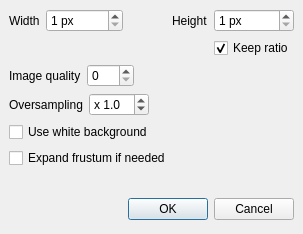
<?xml version="1.0" encoding="UTF-8"?>
<ui version="4.0">
 <class>ImageInterface</class>
 <widget class="QDialog" name="ImageInterface">
  <property name="geometry">
   <rect>
    <x>0</x>
    <y>0</y>
    <width>303</width>
    <height>234</height>
   </rect>
  </property>
  <property name="windowTitle">
   <string>Image settings</string>
  </property>
  <layout class="QVBoxLayout">
   <property name="spacing">
    <number>6</number>
   </property>
   <property name="leftMargin">
    <number>9</number>
   </property>
   <property name="topMargin">
    <number>9</number>
   </property>
   <property name="rightMargin">
    <number>9</number>
   </property>
   <property name="bottomMargin">
    <number>9</number>
   </property>
   <item>
    <layout class="QGridLayout" name="gridLayout">
     <property name="leftMargin">
      <number>0</number>
     </property>
     <property name="topMargin">
      <number>0</number>
     </property>
     <property name="rightMargin">
      <number>0</number>
     </property>
     <property name="bottomMargin">
      <number>0</number>
     </property>
     <item row="0" column="4">
      <widget class="QSpinBox" name="imgHeight">
       <property name="toolTip">
        <string>Height of the image (in pixels)</string>
       </property>
       <property name="suffix">
        <string> px</string>
       </property>
       <property name="minimum">
        <number>1</number>
       </property>
       <property name="maximum">
        <number>32000</number>
       </property>
      </widget>
     </item>
     <item row="0" column="1">
      <widget class="QSpinBox" name="imgWidth">
       <property name="toolTip">
        <string>Width of the image (in pixels)</string>
       </property>
       <property name="suffix">
        <string> px</string>
       </property>
       <property name="minimum">
        <number>1</number>
       </property>
       <property name="maximum">
        <number>32000</number>
       </property>
      </widget>
     </item>
     <item row="0" column="0">
      <widget class="QLabel" name="label_2">
       <property name="text">
        <string>Width</string>
       </property>
      </widget>
     </item>
     <item row="0" column="2">
      <spacer>
       <property name="orientation">
        <enum>Qt::Horizontal</enum>
       </property>
       <property name="sizeHint" stdset="0">
        <size>
         <width>20</width>
         <height>22</height>
        </size>
       </property>
      </spacer>
     </item>
     <item row="0" column="3">
      <widget class="QLabel" name="label_3">
       <property name="text">
        <string>Height</string>
       </property>
      </widget>
     </item>
     <item row="1" column="4">
      <widget class="QCheckBox" name="ratioCheckBox">
       <property name="text">
        <string>Keep ratio</string>
       </property>
       <property name="checked">
        <bool>true</bool>
       </property>
      </widget>
     </item>
    </layout>
   </item>
   <item>
    <layout class="QHBoxLayout">
     <property name="spacing">
      <number>6</number>
     </property>
     <property name="leftMargin">
      <number>0</number>
     </property>
     <property name="topMargin">
      <number>0</number>
     </property>
     <property name="rightMargin">
      <number>0</number>
     </property>
     <property name="bottomMargin">
      <number>0</number>
     </property>
     <item>
      <widget class="QLabel" name="label_4">
       <property name="text">
        <string>Image quality</string>
       </property>
      </widget>
     </item>
     <item>
      <widget class="QSpinBox" name="imgQuality">
       <property name="toolTip">
        <string>Between 0 (smallest files) and 100 (highest quality)</string>
       </property>
       <property name="minimum">
        <number>0</number>
       </property>
       <property name="maximum">
        <number>100</number>
       </property>
      </widget>
     </item>
     <item>
      <spacer>
       <property name="orientation">
        <enum>Qt::Horizontal</enum>
       </property>
       <property name="sizeHint" stdset="0">
        <size>
         <width>40</width>
         <height>20</height>
        </size>
       </property>
      </spacer>
     </item>
    </layout>
   </item>
   <item>
    <layout class="QHBoxLayout">
     <property name="spacing">
      <number>6</number>
     </property>
     <property name="leftMargin">
      <number>0</number>
     </property>
     <property name="topMargin">
      <number>0</number>
     </property>
     <property name="rightMargin">
      <number>0</number>
     </property>
     <property name="bottomMargin">
      <number>0</number>
     </property>
     <item>
      <widget class="QLabel" name="label">
       <property name="text">
        <string>Oversampling</string>
       </property>
      </widget>
     </item>
     <item>
      <widget class="QDoubleSpinBox" name="oversampling">
       <property name="toolTip">
        <string>Antialiases image (when larger then 1.0)</string>
       </property>
       <property name="prefix">
        <string>x </string>
       </property>
       <property name="decimals">
        <number>1</number>
       </property>
       <property name="minimum">
        <double>0.100000000000000</double>
       </property>
       <property name="maximum">
        <double>64.000000000000000</double>
       </property>
       <property name="singleStep">
        <double>1.000000000000000</double>
       </property>
       <property name="value">
        <double>1.000000000000000</double>
       </property>
      </widget>
     </item>
     <item>
      <spacer>
       <property name="orientation">
        <enum>Qt::Horizontal</enum>
       </property>
       <property name="sizeHint" stdset="0">
        <size>
         <width>40</width>
         <height>20</height>
        </size>
       </property>
      </spacer>
     </item>
    </layout>
   </item>
   <item>
    <widget class="QCheckBox" name="whiteBackground">
     <property name="toolTip">
      <string>Use white as background color</string>
     </property>
     <property name="text">
      <string>Use white background</string>
     </property>
    </widget>
   </item>
   <item>
    <widget class="QCheckBox" name="expandFrustum">
     <property name="toolTip">
      <string>When image aspect ratio differs from viewer's one, expand frustum as needed. Fits inside current frustum otherwise.</string>
     </property>
     <property name="text">
      <string>Expand frustum if needed</string>
     </property>
    </widget>
   </item>
   <item>
    <spacer>
     <property name="orientation">
      <enum>Qt::Vertical</enum>
     </property>
     <property name="sizeHint" stdset="0">
      <size>
       <width>20</width>
       <height>16</height>
      </size>
     </property>
    </spacer>
   </item>
   <item>
    <layout class="QHBoxLayout">
     <property name="spacing">
      <number>6</number>
     </property>
     <property name="leftMargin">
      <number>0</number>
     </property>
     <property name="topMargin">
      <number>0</number>
     </property>
     <property name="rightMargin">
      <number>0</number>
     </property>
     <property name="bottomMargin">
      <number>0</number>
     </property>
     <item>
      <spacer>
       <property name="orientation">
        <enum>Qt::Horizontal</enum>
       </property>
       <property name="sizeHint" stdset="0">
        <size>
         <width>131</width>
         <height>31</height>
        </size>
       </property>
      </spacer>
     </item>
     <item>
      <widget class="QPushButton" name="okButton">
       <property name="text">
        <string>OK</string>
       </property>
      </widget>
     </item>
     <item>
      <widget class="QPushButton" name="cancelButton">
       <property name="text">
        <string>Cancel</string>
       </property>
      </widget>
     </item>
    </layout>
   </item>
  </layout>
 </widget>
 <resources/>
 <connections>
  <connection>
   <sender>okButton</sender>
   <signal>clicked()</signal>
   <receiver>ImageInterface</receiver>
   <slot>accept()</slot>
   <hints>
    <hint type="sourcelabel">
     <x>135</x>
     <y>184</y>
    </hint>
    <hint type="destinationlabel">
     <x>96</x>
     <y>254</y>
    </hint>
   </hints>
  </connection>
  <connection>
   <sender>cancelButton</sender>
   <signal>clicked()</signal>
   <receiver>ImageInterface</receiver>
   <slot>reject()</slot>
   <hints>
    <hint type="sourcelabel">
     <x>226</x>
     <y>184</y>
    </hint>
    <hint type="destinationlabel">
     <x>179</x>
     <y>282</y>
    </hint>
   </hints>
  </connection>
 </connections>
</ui>
